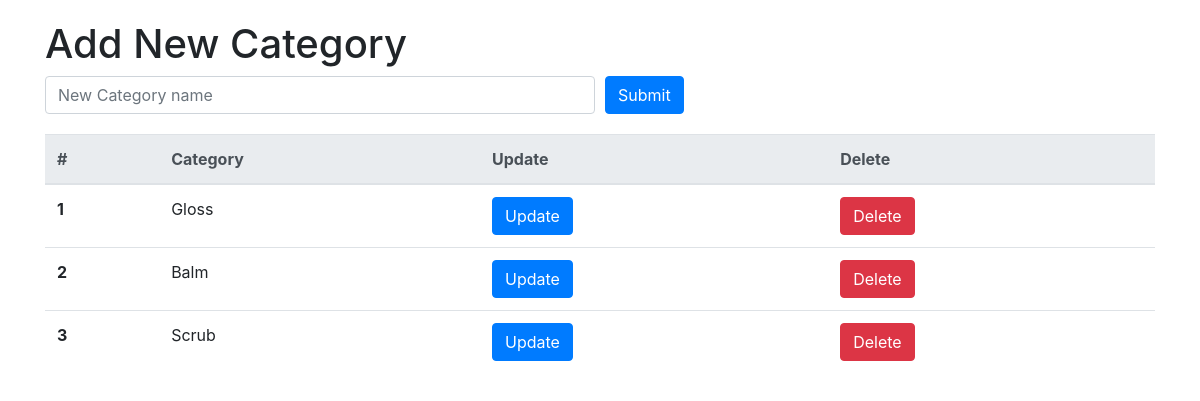
The page /view/categories.php on the database its author committed.
### tables this page shows
CREATE TABLE `categories` (
  `id` int(11) NOT NULL,
  `cat_name` varchar(50) NOT NULL
);

### controllers/product_controller.php (called while the page is built, shortened)
<?php
include_once (dirname(__FILE__)).'/../classes/product_class.php';
function display_categories(){
    $product_object = new product_class;
    $run_query = $product_object->display_categories();
    if($run_query){
        $categories_arr = array();
        while($record = $product_object->db_fetch()){
            $categories_arr[] = $record;
        }
        return $categories_arr;
    }else{
        return false;
    }
}
?>

### classes/product_class.php (called while the page is built, shortened)
<?php
include_once (dirname(__FILE__)).'/../settings/db_class.php';
class product_class extends db_connection
{
    public function display_categories(){
        $sql = "SELECT * FROM `categories`";
        return $this->db_query($sql);
    }
}
?>

### settings/db_class.php (called while the page is built, shortened)
<?php
class db_connection
{
	public $db = null;
	public $results = null;
	function db_connect(){
		$this->db = mysqli_connect(SERVER,USERNAME,PASSWD,DATABASE);
		if (mysqli_connect_errno()) {
			return false;
		}else{
			return true;
		}
	}
	function db_query($sqlQuery){
		$this->results = mysqli_query($this->db,$sqlQuery);
		if ($this->results == false) {
			return false;
		}else{
			return true;
		}
	}
	function db_fetch(){
		return mysqli_fetch_assoc($this->results);
	}
}
?>

### view/categories.php (the view, shortened to what this page needs)
<?php
include_once("../controllers/product_controller.php");
$categories_arr = display_categories();
?>
<!doctype html>
<html lang="en">
  <head>
    <link rel="stylesheet" href="https://cdn.jsdelivr.net/npm/bootstrap@4.5.3/dist/css/bootstrap.min.css">
  </head>
  <body>
    <div class="container" style="padding-top:20px">
        <h1>Add New Category</h1>
        <form method="post" action="../functions/category_add.php" style="padding-bottom: 20px">
      <div class="form-row">
        <div class="col">
          <input type="text" class="form-control" placeholder="New Category name" name="cat_name">
        </div>
        <div class="col">
          <input type="submit" class="btn btn-primary" name="submit">
        </div>
      </div>
    </form>
<table class="table">
  <thead class="thead-light">
    <tr>
      <th scope="col">#</th>
      <th scope="col">Category</th>
      <th scope="col">Update</th>
      <th scope="col">Delete</th>
    </tr>
  </thead>
  <tbody>
      <?php
      $counter = 1;
        foreach($categories_arr as $key => $value){
            ?>
          <tr>
          <th scope="row"><?= $counter ?></th>
          <td><?= $value['cat_name'] ?></td>
          <td><a href="<?= 'categories_update.php?id='.$value['id'] ?>" class="btn btn-primary">Update</a></td>
          <td><a href="<?= '../functions/category_delete.php?id='.$value['id'] ?>" class="btn btn-danger">Delete</a></td>
          </tr>
        <?php
        $counter = $counter + 1;
        }
      ?>
     </tbody>
</table>
      </div>
  </body>
</html>

### rows shown on the page
categories: cat_name "Gloss"
categories: cat_name "Balm"
categories: cat_name "Scrub"
